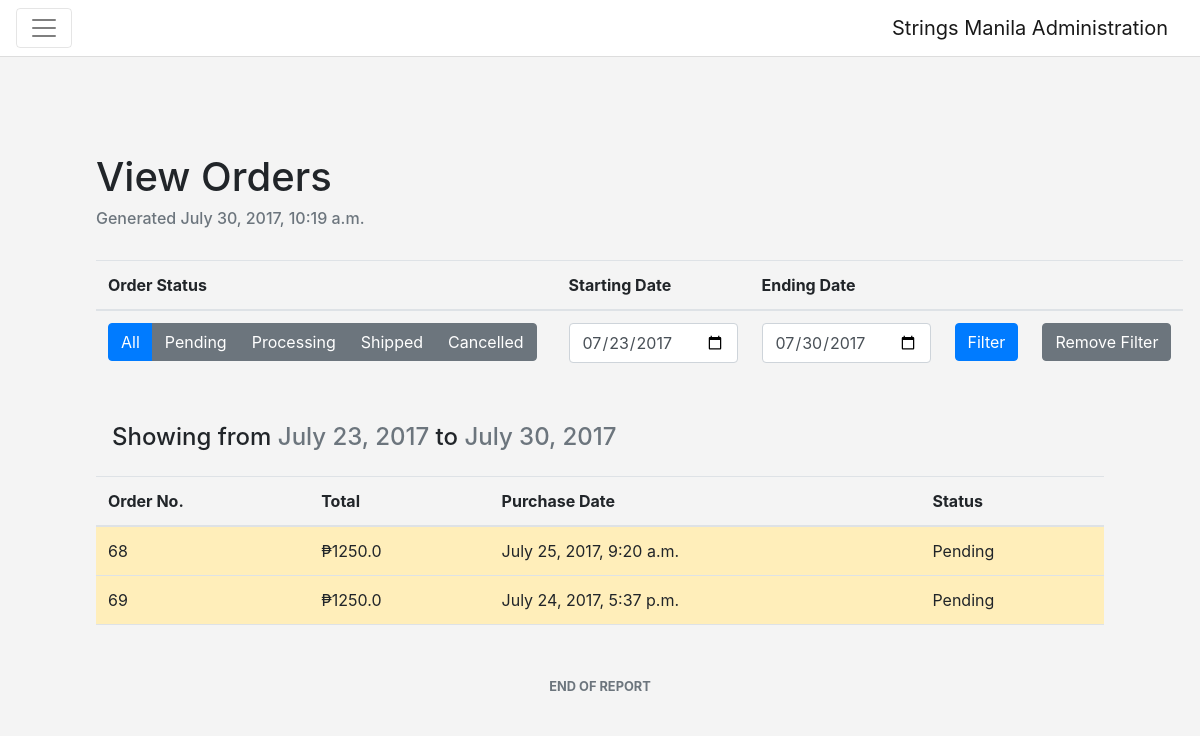
/entity-management/orders-report/ (signed in), run on an earlier commit of the app's database.
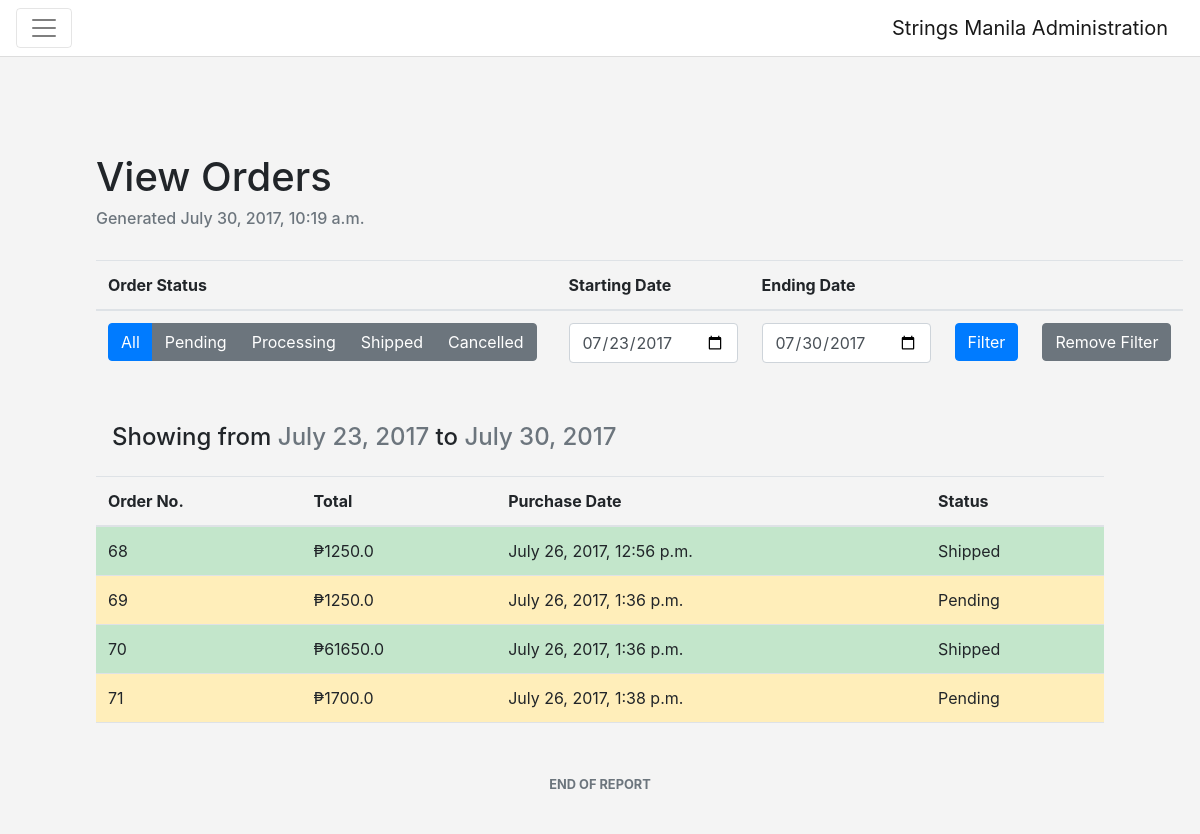
And on a later commit of the database.
### entity_management/models.py (models this page shows, shortened)
class PriceHistory(Model):
    product = ForeignKey(Product)
    price = DecimalField(decimal_places=2, max_digits=10)
    effective_from = DateTimeField(auto_now_add=True)

class Product(Model):
    name = CharField(max_length=64)
    description = CharField(max_length=256)
    photo = FileField(null=True, blank=True, default="/static/images/product.png")
    stall = ForeignKey(Stall, on_delete=CASCADE)
    quantity = PositiveIntegerField(default=0)
    is_active = BooleanField(default=True)
    def price_for_date(self, date):
        price_histories = self.pricehistory_set.filter(effective_from__lte=date).order_by("-effective_from")
        return price_histories[0].price

### order_management/models.py (models this page shows, shortened)
class Order(Model):
    ORDER_STATUSES = (
        ('P', 'Pending'),
        ('A', 'Processing'),
        ('S', 'Shipped'),
        ('C', 'Cancelled')
    )
    date_ordered = DateTimeField(auto_now=True)
    customer = ForeignKey(Customer, on_delete=CASCADE)
    status = CharField(max_length=2, choices=ORDER_STATUSES, default='P')
    customer_deposit_photo = FileField(blank=True, null=True, default=None)
    customer_payment_date = DateField(null=True, blank=True, default=None)
    payment_verified = BooleanField(default=False)
    queue_id = CharField(null=True, max_length=64)
    @property
    def total_price(self):
        order_items = self.orderlineitems_set.all()
        total_price = 0.00
        for order_item in order_items:
            total_price += float(order_item.line_price)
        return total_price

class OrderLineItems(Model):
    product = ForeignKey(Product, on_delete=CASCADE)
    quantity = PositiveIntegerField()
    parent_order = ForeignKey(Order, on_delete=CASCADE)
    @property
    def line_price(self):
        date_ordered = self.parent_order.date_ordered
        price = self.product.price_for_date(date=date_ordered)
        return float(price) * float(self.quantity)

### entity_management/views.py (the view)
class OrderReportView(View):
    @staticmethod
    @login_required
    @admin_required
    def get(request):
        context = make_context(request)
        start_date = request.GET.get('start_date', None)
        end_date = request.GET.get('end_date', None)
        orders = Order.objects.all()
        if start_date and end_date:
            orders = filter_orders_by_date(orders, start_date, end_date)
            start_date = datetime.strptime(start_date, "%Y-%m-%d").date()
            end_date = datetime.strptime(end_date, "%Y-%m-%d").date()
            if start_date > end_date:
                context["date_is_conflict"] = True
                return render(request, 'orders_report.html', context)
        else:
            start_date = datetime.now() - timedelta(weeks=1)
            end_date = datetime.now()
            orders = filter_orders_by_date(orders, start_date, end_date)
        context.update({
            "orders": orders,
            "selected_type": "All",
            "current_date": datetime.now(),
            "dates": {
                "start_date": start_date,
                "end_date": end_date
            },
        })
        return render(request, 'orders_report.html', context)

### entity_management/views.py (called while the page is built, shortened)
def make_context(request, active_stall=None, include_stalls_and_products=False):
    username = request.user.username
    context = {
        "username": username
    }
    return context

def filter_orders_by_date(orders, start_date, end_date):
    orders = orders.filter(date_ordered__gte=start_date)
    orders = orders.filter(date_ordered__lte=end_date)
    return orders

### templates/orders_report.html (shortened to what the changed rows need)
<!DOCTYPE html>
<html lang="en">
<head>
    {% include 'bootstrap.html' %}
    {% load static %}
    <link rel="stylesheet" href="{% static 'css/entity_management.css' %}">
    <link rel="stylesheet" href="{% static 'css/general.css' %}">
</head>
<body>
{% include 'entity_nav.html' %}
<div id="content" class="p-5 m-5">
    <h1>View Orders</h1>
    <br>
    <div class="d-flex mb-3">
        <div>
            <table class="table">
                <thead>
                <tr>
                    <th>Order Status</th>
                </tr>
                </thead>
            </table>
        </div>
        <br>
        <div>
            <form method="GET" class="form-group">
                <table class="table">
                    <thead>
                    <tr>
                        <th>Starting Date</th>
                        <th>Ending Date</th>
                        <th></th>
                        <th></th>
                    </tr>
                    </thead>
                </table>
            </form>
        </div>
    </div>
    {% if not date_is_conflict %}
        {% if dates %}
            <h4 class="p-3">Showing from <span class="text-muted">{{ dates.start_date|date:"F d, o" }}</span> to <span
                    class="text-muted">{{ dates.end_date|date:"F d, o" }}</span>
            </h4>
        {% endif %}
    {% endif %}
    {% if orders %}
        <table class="table table-striped table-hover">
            <thead>
            <tr>
                <th>Order No.</th>
                <th>Total</th>
                <th>Purchase Date</th>
                <th>Status</th>
            </tr>
            </thead>
            <tbody>
            {% if orders %}
                {% for order in orders %}
                    {% if order.status == "P" %}
                        <tr class="clickable-row table-warning" data-toggle="modal"
                            data-target="#order-details-{{ order.id }}">
                            {% elif order.status == "S" %}
                        <tr class="clickable-row table-success" data-toggle="modal"
                            data-target="#order-details-{{ order.id }}">
                            {% elif order.status == "A" %}
                        <tr class="clickable-row table-info" data-toggle="modal"
                            data-target="#order-details-{{ order.id }}">
                            {% else %}
                        <tr class="clickable-row table-danger" data-toggle="modal"
                            data-target="#order-details-{{ order.id }}">
                    {% endif %}
                <td>{{ order.id }}</td>
                <td>₱{{ order.total_price }}</td>
                <td>{{ order.date_ordered }}</td>
                <td>{{ order.get_status_display }}</td>
                </tr>
                {% endfor %}
            {% endif %}
            </tbody>
        </table>
    {% endif %}
</div>
</body>
</html>

What changed in the data, as far as the page shows it:
no longer on this page (row unchanged): PriceHistory: start_date "July 23, 2017"
changed Order id 68: date_ordered "July 25, 2017, 9:20 a.m." → "July 26, 2017, 12:56 p.m."; status "Pending" → "Shipped"
changed Order id 69: date_ordered "July 24, 2017, 5:37 p.m." → "July 26, 2017, 1:36 p.m."
added Order: id "70", total_price "61650.0", date_ordered "July 26, 2017, 1:36 p.m.", status "Shipped"
added Order: id "71", total_price "1700.0", date_ordered "July 26, 2017, 1:38 p.m.", status "Pending"
Also different on the page:
{{ dates.start_date|date:"F d, o" }}: (not shown) → "July 23, 2017"
